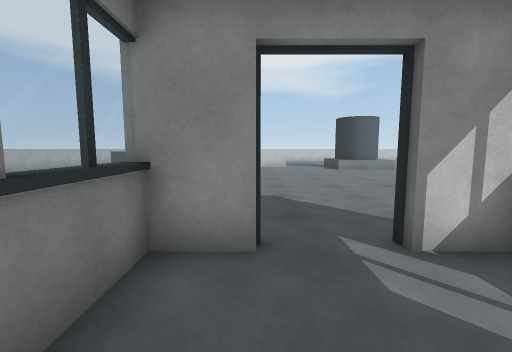
[1] (above)

21 first-person views from a walk through a 3-D level made in the Unity game engine. The camera is 1.3 m above the floor, tilts 6° down and sees 90° across. The floor is counted in squares, 1 m on a side. Each view is taken from the middle of a square. On the plan, view 1 faces up. The plan holds only what a view shows up to about 13 squares ahead; the rest is blank. The player is left out. Door leaves are left out, so doorways stand open.

[2]
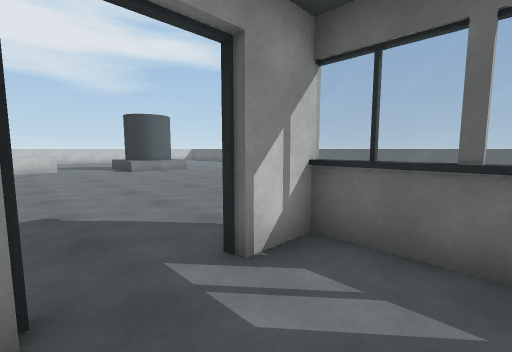

[3]
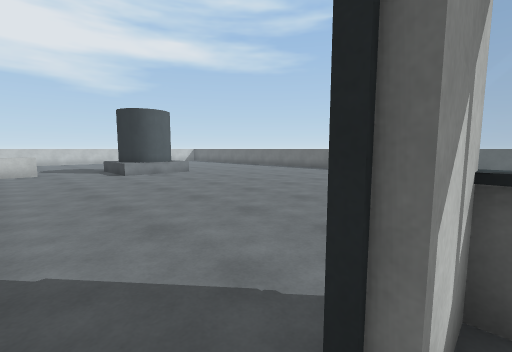

[4]
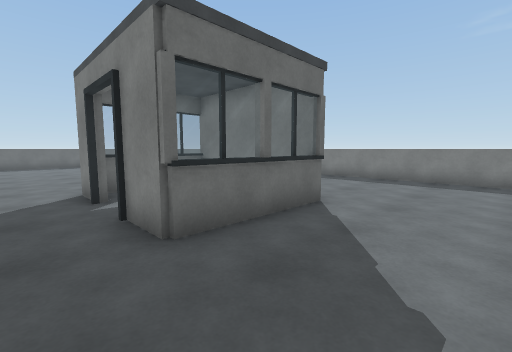

[5]
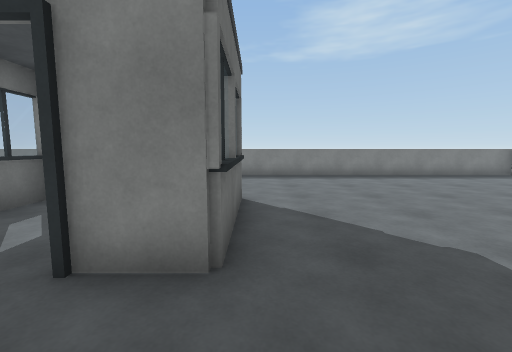

[6]
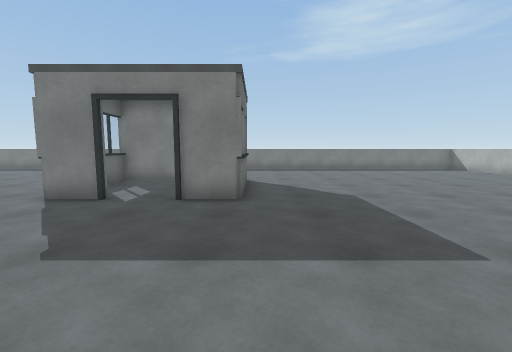

[7]
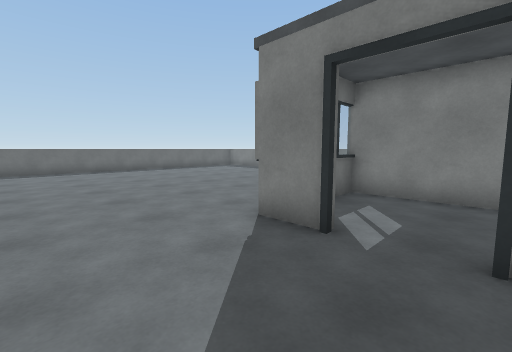

[8]
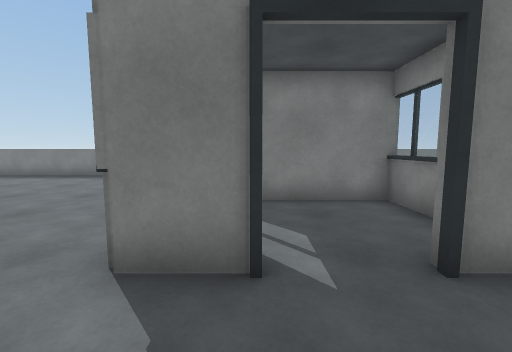

[9]
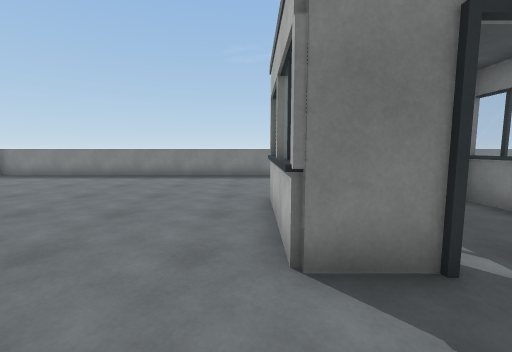

[10]
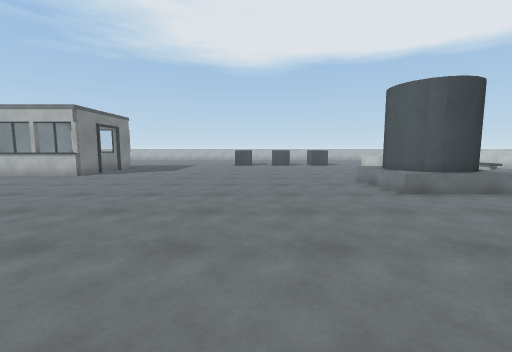

[11]
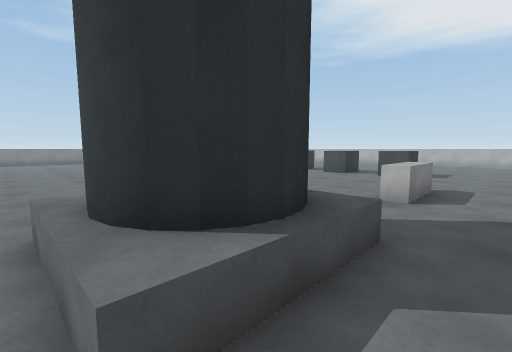

[12]
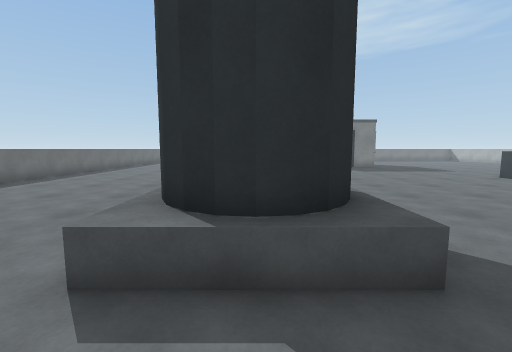

[13]
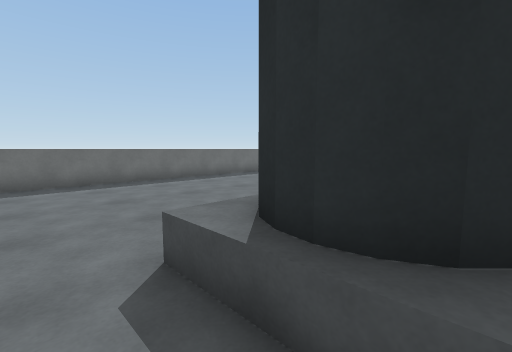

[14]
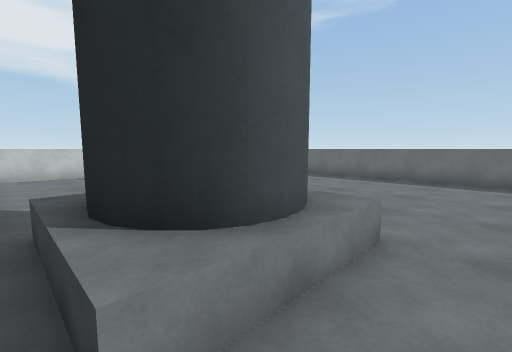

[15]
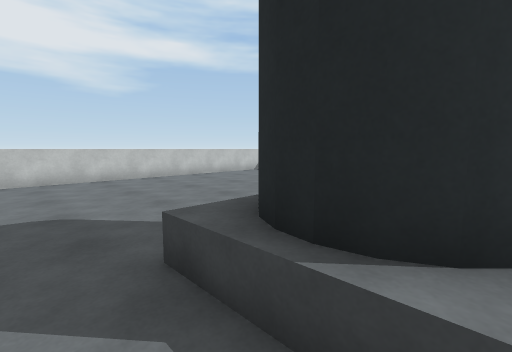

[16]
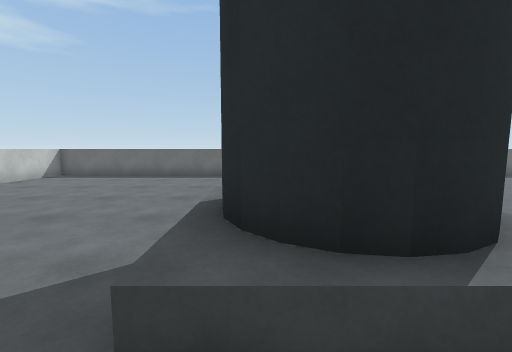

[17]
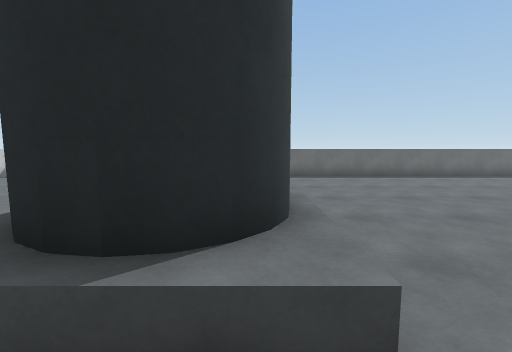

[18]
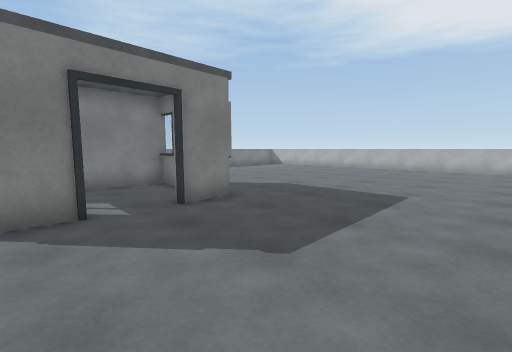

[19]
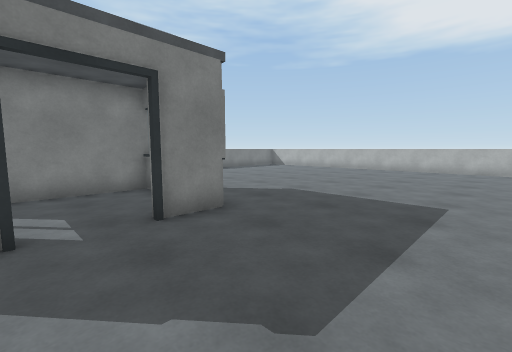

[20]
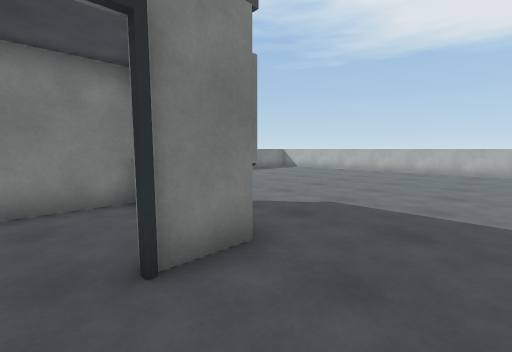

[21]
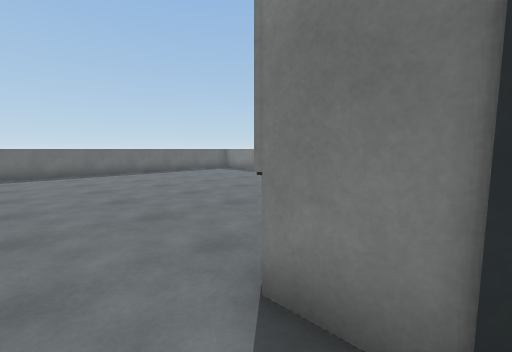

### Floor plan
Key: @ floor where view 1 was taken; # wall or solid block; . floor; D open door; = window, fence, low wall or low ledge; ^ raised ledge; O other object.
Columns run from 15 left of view 1 to 17 right of it. Each row starts with its distance up from view 1.
 29                    ========  ===#
 28                    ........ ....=
 27                    .............=
 26                    .............=
 25                    .............=
 24                    .............=
 23                    .............=
 22                    .............=
 21        .........................=
 20        ..............^=^........=
 19         .......^^^..^###^.......=
 18          .O   ......^###=.......=
 17          O O........^###^.......=
 16           O..........^^^........=
 15             ....................=
 14              ...................=
 13              ...................=
 12             ....................=
 11            O....................=
 10           O.....................=
  9 =...............................=
  8 =...............................=
  7 =...............................=
  6 =...............................=
  5 =...............................=
  4 =...............................=
  3 =............###.D##............=
  2   ...........==...==............=
  1    ..........##...##............=
  0    ..........==@..==...........
 -1   ............#####...........
 -2  ..............    ..........
 -3 =...............   ..........
 -4    .............   ...........
 -5   ...............  ............
 -6  ................  .............
 -7 #===============================#

Positions as (right, up) in squares from view 1, and headings:
1: (0, 0), facing up
2: (0, 1), facing up-right
3: (1, 3), facing up-right
4: (-5, 5), facing down-right
5: (-2, 6), facing down
6: (-2, 10), facing down
7: (0, 7), facing down-right
8: (2, 6), facing down
9: (4, 6), facing down
10: (16, 12), facing left
11: (9, 21), facing down-left
12: (7, 22), facing down
13: (6, 21), facing down-right
14: (5, 15), facing up-right
15: (4, 17), facing up-right
16: (4, 19), facing right
17: (4, 17), facing right
18: (3, 9), facing down-left
19: (2, 8), facing down-left
20: (1, 6), facing down-left
21: (2, 5), facing down-right
